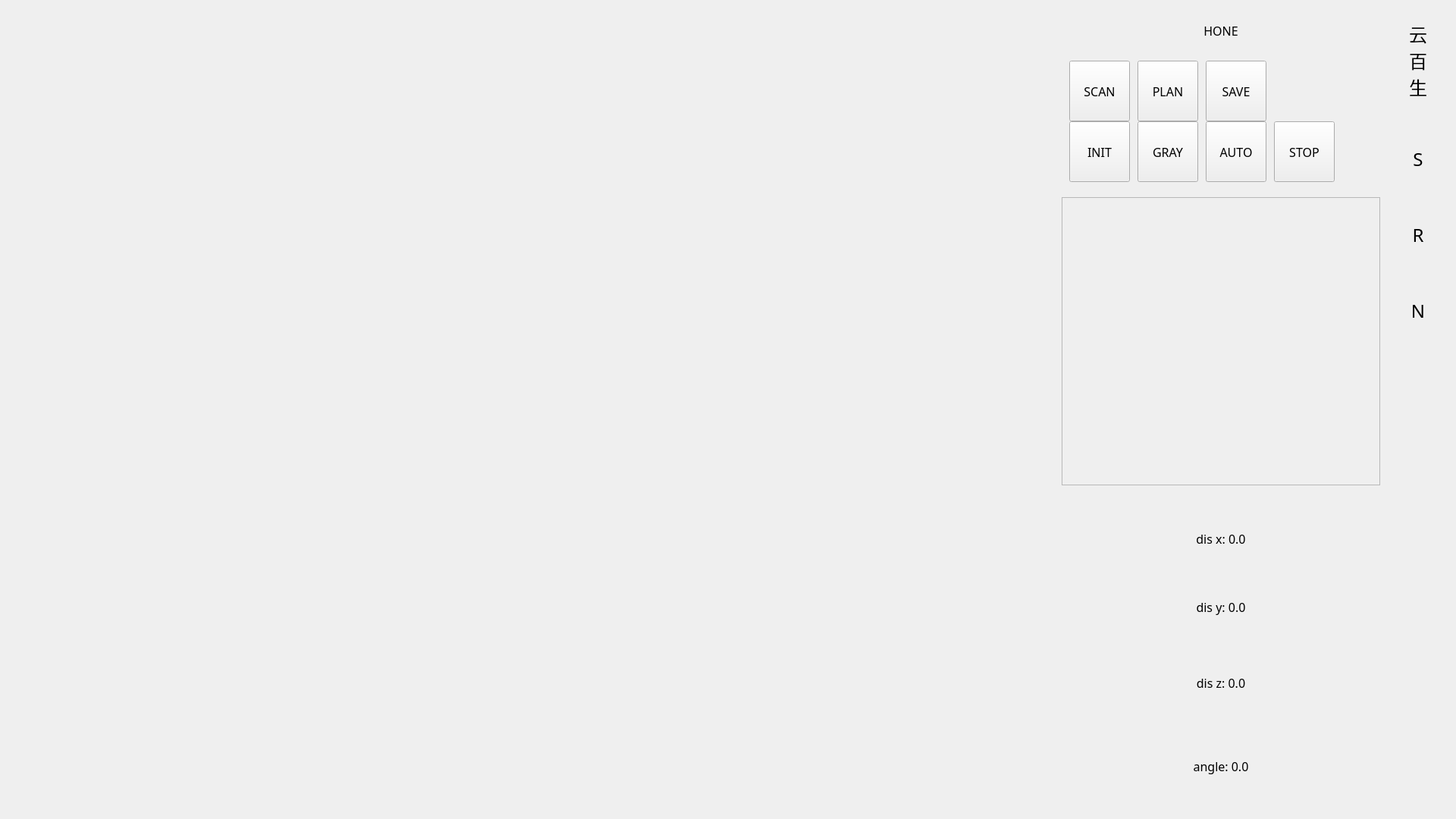
<?xml version="1.0" encoding="UTF-8"?>
<ui version="4.0">
 <class>MainWindow</class>
 <widget class="QMainWindow" name="MainWindow">
  <property name="geometry">
   <rect>
    <x>0</x>
    <y>0</y>
    <width>1920</width>
    <height>1080</height>
   </rect>
  </property>
  <property name="windowTitle">
   <string>MainWindow</string>
  </property>
  <widget class="QWidget" name="centralwidget">
   <widget class="QWidget" name="widget" native="true">
    <property name="geometry">
     <rect>
      <x>0</x>
      <y>0</y>
      <width>1401</width>
      <height>1080</height>
     </rect>
    </property>
    <property name="font">
     <font>
      <family>微软雅黑</family>
      <pointsize>12</pointsize>
     </font>
    </property>
    <widget class="QWidget" name="wgt_ct_z" native="true">
     <property name="geometry">
      <rect>
       <x>0</x>
       <y>0</y>
       <width>700</width>
       <height>540</height>
      </rect>
     </property>
    </widget>
    <widget class="QWidget" name="wgt_ctx" native="true">
     <property name="geometry">
      <rect>
       <x>700</x>
       <y>0</y>
       <width>700</width>
       <height>540</height>
      </rect>
     </property>
    </widget>
    <widget class="QWidget" name="wgt_cty" native="true">
     <property name="geometry">
      <rect>
       <x>0</x>
       <y>540</y>
       <width>700</width>
       <height>540</height>
      </rect>
     </property>
    </widget>
    <widget class="QWidget" name="wgt_ct3D" native="true">
     <property name="geometry">
      <rect>
       <x>700</x>
       <y>540</y>
       <width>700</width>
       <height>540</height>
      </rect>
     </property>
    </widget>
   </widget>
   <widget class="QWidget" name="widget_3" native="true">
    <property name="geometry">
     <rect>
      <x>1400</x>
      <y>80</y>
      <width>420</width>
      <height>80</height>
     </rect>
    </property>
    <property name="font">
     <font>
      <family>微软雅黑</family>
      <pointsize>12</pointsize>
     </font>
    </property>
    <widget class="QPushButton" name="btn_scan">
     <property name="geometry">
      <rect>
       <x>10</x>
       <y>0</y>
       <width>80</width>
       <height>80</height>
      </rect>
     </property>
     <property name="text">
      <string>SCAN</string>
     </property>
    </widget>
    <widget class="QPushButton" name="btn_plan">
     <property name="geometry">
      <rect>
       <x>100</x>
       <y>0</y>
       <width>80</width>
       <height>80</height>
      </rect>
     </property>
     <property name="text">
      <string>PLAN</string>
     </property>
    </widget>
    <widget class="QPushButton" name="btn_sav">
     <property name="geometry">
      <rect>
       <x>190</x>
       <y>0</y>
       <width>80</width>
       <height>80</height>
      </rect>
     </property>
     <property name="text">
      <string>SAVE</string>
     </property>
    </widget>
   </widget>
   <widget class="QWidget" name="widget_4" native="true">
    <property name="geometry">
     <rect>
      <x>1400</x>
      <y>160</y>
      <width>420</width>
      <height>80</height>
     </rect>
    </property>
    <property name="font">
     <font>
      <family>微软雅黑</family>
      <pointsize>12</pointsize>
     </font>
    </property>
    <widget class="QPushButton" name="btn_scan_2">
     <property name="geometry">
      <rect>
       <x>10</x>
       <y>0</y>
       <width>80</width>
       <height>80</height>
      </rect>
     </property>
     <property name="text">
      <string>INIT</string>
     </property>
    </widget>
    <widget class="QPushButton" name="btn_scan_3">
     <property name="geometry">
      <rect>
       <x>100</x>
       <y>0</y>
       <width>80</width>
       <height>80</height>
      </rect>
     </property>
     <property name="text">
      <string>GRAY</string>
     </property>
    </widget>
    <widget class="QPushButton" name="btn_scan_4">
     <property name="geometry">
      <rect>
       <x>190</x>
       <y>0</y>
       <width>80</width>
       <height>80</height>
      </rect>
     </property>
     <property name="text">
      <string>AUTO</string>
     </property>
    </widget>
    <widget class="QPushButton" name="btn_scan_5">
     <property name="geometry">
      <rect>
       <x>280</x>
       <y>0</y>
       <width>80</width>
       <height>80</height>
      </rect>
     </property>
     <property name="text">
      <string>STOP</string>
     </property>
    </widget>
   </widget>
   <widget class="QScrollArea" name="scrollArea">
    <property name="geometry">
     <rect>
      <x>1400</x>
      <y>260</y>
      <width>420</width>
      <height>380</height>
     </rect>
    </property>
    <property name="font">
     <font>
      <family>微软雅黑</family>
      <pointsize>12</pointsize>
     </font>
    </property>
    <property name="widgetResizable">
     <bool>true</bool>
    </property>
    <widget class="QWidget" name="scrollAreaWidgetContents">
     <property name="geometry">
      <rect>
       <x>0</x>
       <y>0</y>
       <width>418</width>
       <height>378</height>
      </rect>
     </property>
     <widget class="QWidget" name="widget_5" native="true">
      <property name="geometry">
       <rect>
        <x>0</x>
        <y>0</y>
        <width>420</width>
        <height>80</height>
       </rect>
      </property>
     </widget>
     <widget class="QWidget" name="widget_6" native="true">
      <property name="geometry">
       <rect>
        <x>0</x>
        <y>90</y>
        <width>420</width>
        <height>80</height>
       </rect>
      </property>
     </widget>
     <widget class="QWidget" name="widget_7" native="true">
      <property name="geometry">
       <rect>
        <x>0</x>
        <y>180</y>
        <width>420</width>
        <height>80</height>
       </rect>
      </property>
     </widget>
     <widget class="QWidget" name="widget_8" native="true">
      <property name="geometry">
       <rect>
        <x>0</x>
        <y>280</y>
        <width>420</width>
        <height>80</height>
       </rect>
      </property>
     </widget>
    </widget>
   </widget>
   <widget class="QLabel" name="label">
    <property name="geometry">
     <rect>
      <x>1400</x>
      <y>670</y>
      <width>420</width>
      <height>80</height>
     </rect>
    </property>
    <property name="font">
     <font>
      <family>微软雅黑</family>
      <pointsize>12</pointsize>
     </font>
    </property>
    <property name="text">
     <string>dis x: 0.0</string>
    </property>
    <property name="alignment">
     <set>Qt::AlignCenter</set>
    </property>
   </widget>
   <widget class="QLabel" name="label_2">
    <property name="geometry">
     <rect>
      <x>1400</x>
      <y>760</y>
      <width>420</width>
      <height>80</height>
     </rect>
    </property>
    <property name="font">
     <font>
      <family>微软雅黑</family>
      <pointsize>12</pointsize>
     </font>
    </property>
    <property name="text">
     <string>dis y: 0.0</string>
    </property>
    <property name="alignment">
     <set>Qt::AlignCenter</set>
    </property>
   </widget>
   <widget class="QLabel" name="label_3">
    <property name="geometry">
     <rect>
      <x>1400</x>
      <y>860</y>
      <width>420</width>
      <height>80</height>
     </rect>
    </property>
    <property name="font">
     <font>
      <family>微软雅黑</family>
      <pointsize>12</pointsize>
     </font>
    </property>
    <property name="text">
     <string>dis z: 0.0</string>
    </property>
    <property name="alignment">
     <set>Qt::AlignCenter</set>
    </property>
   </widget>
   <widget class="QLabel" name="label_4">
    <property name="geometry">
     <rect>
      <x>1400</x>
      <y>970</y>
      <width>420</width>
      <height>80</height>
     </rect>
    </property>
    <property name="font">
     <font>
      <family>微软雅黑</family>
      <pointsize>12</pointsize>
     </font>
    </property>
    <property name="text">
     <string>angle: 0.0</string>
    </property>
    <property name="alignment">
     <set>Qt::AlignCenter</set>
    </property>
   </widget>
   <widget class="QLabel" name="lb_ybs_title">
    <property name="geometry">
     <rect>
      <x>1400</x>
      <y>0</y>
      <width>420</width>
      <height>80</height>
     </rect>
    </property>
    <property name="font">
     <font>
      <family>微软雅黑</family>
      <pointsize>12</pointsize>
     </font>
    </property>
    <property name="text">
     <string>HONE</string>
    </property>
    <property name="alignment">
     <set>Qt::AlignCenter</set>
    </property>
   </widget>
   <widget class="QWidget" name="widget_2" native="true">
    <property name="geometry">
     <rect>
      <x>1820</x>
      <y>0</y>
      <width>100</width>
      <height>1080</height>
     </rect>
    </property>
    <widget class="QLabel" name="label_5">
     <property name="geometry">
      <rect>
       <x>10</x>
       <y>30</y>
       <width>80</width>
       <height>100</height>
      </rect>
     </property>
     <property name="font">
      <font>
       <family>微软雅黑</family>
       <pointsize>18</pointsize>
      </font>
     </property>
     <property name="text">
      <string>云
百
生</string>
     </property>
     <property name="alignment">
      <set>Qt::AlignCenter</set>
     </property>
    </widget>
    <widget class="QLabel" name="label_6">
     <property name="geometry">
      <rect>
       <x>20</x>
       <y>160</y>
       <width>60</width>
       <height>100</height>
      </rect>
     </property>
     <property name="font">
      <font>
       <family>微软雅黑</family>
       <pointsize>18</pointsize>
      </font>
     </property>
     <property name="text">
      <string>S</string>
     </property>
     <property name="alignment">
      <set>Qt::AlignCenter</set>
     </property>
    </widget>
    <widget class="QLabel" name="label_7">
     <property name="geometry">
      <rect>
       <x>20</x>
       <y>260</y>
       <width>60</width>
       <height>100</height>
      </rect>
     </property>
     <property name="font">
      <font>
       <family>微软雅黑</family>
       <pointsize>18</pointsize>
      </font>
     </property>
     <property name="text">
      <string>R</string>
     </property>
     <property name="alignment">
      <set>Qt::AlignCenter</set>
     </property>
    </widget>
    <widget class="QLabel" name="label_8">
     <property name="geometry">
      <rect>
       <x>20</x>
       <y>360</y>
       <width>60</width>
       <height>100</height>
      </rect>
     </property>
     <property name="font">
      <font>
       <family>微软雅黑</family>
       <pointsize>18</pointsize>
      </font>
     </property>
     <property name="text">
      <string>N</string>
     </property>
     <property name="alignment">
      <set>Qt::AlignCenter</set>
     </property>
    </widget>
   </widget>
  </widget>
 </widget>
 <resources/>
 <connections/>
</ui>
